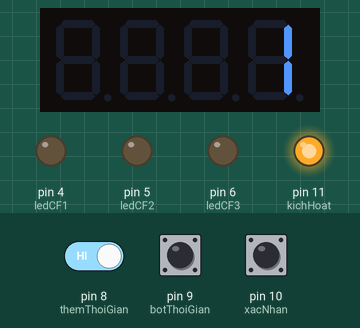
Recording of a sketch running on a simulated Arduino Uno, built with avr-gcc and run on an emulated ATmega328P. Shown: 4-digit seven-segment display, output pins drawn as LEDs (lit = HIGH). Inputs (shaded band) come from the test bench; at power-on: pin 9 (botThoiGian) HIGH, pin 8 (themThoiGian) HIGH, pin 10 (xacNhan) HIGH. What the sketch prints to the serial monitor is not drawn.

Above: at 1.2 s.
1.3 s: pin 9 (botThoiGian) pulled LOW for 0.15 s
At 1.9 s:
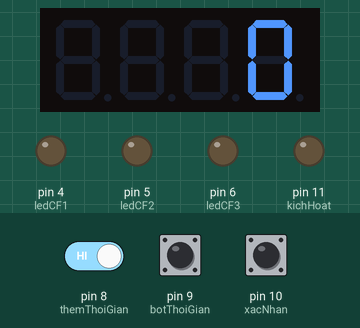
2.9 s: pin 8 (themThoiGian) driven LOW
At 4.0 s:
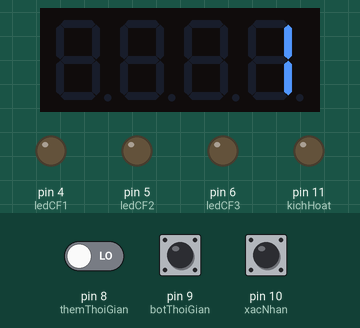
Timing chart, 0 to 5.9 s (numbered marks = the images above; inputs shaded):
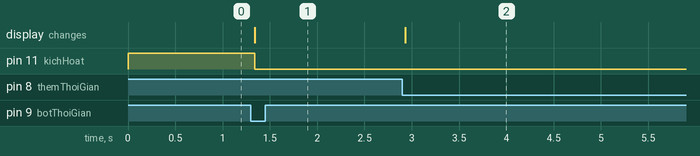

Measured:
- after the input at 1.3 s, pin 11 (kichHoat): HIGH → LOW at once; the display: changes at once (image 1)
- after the input at 2.9 s, the display: changes at once (image 2)

The sketch:

timerIgniterV1.ino
```cpp
//Project Nâng Cấp Độ An Toàn Của Pháo Hoa Z121


#include <TM1637Display.h>

//=================KHÁI BÁO CHÂN CẮM======================================================================

//màn hình led
const int CLK_PIN = 2; // Chân kết nối Clock
const int DIO_PIN = 3; // Chân kết nối Data
TM1637Display display(CLK_PIN, DIO_PIN);
//đèn xác nhận kích cháy
const int ledCF1 = 4; //led màu xanh sáng khi nhấn nút demNguoc 3 lần
const int ledCF2 = 5; //led màu vàng sáng khi nhấn nút demNguoc 6 lần
const int ledCF3 = 6; //led màu đỏ sáng khi nhấn nút demNguoc 9 lần

//nút nhấn
const int demNguoc = 7;
const int themThoiGian = 8; //nút thêm thời gian đếm ngược
const int botThoiGian = 9; //Nut giảm thời gian đếm ngược
const int xacNhan = 10; //Nút xác nhận thời gian đếm ngược và hủy xác nhận nếu nút demNguoc chưa được nhấn 9 lần
//khi nhan nút này thì số phút tăng giảm lúc nãy sẽ nhân với 60 để đổi thành giây, nhấn một lần nữa sẽ đổi thành phút

//relay
const int kichHoat = 11; //relay kết nối pin 9V với kíp kích cháy

//====================KHAI BÁO CÁC BIẾN SỐ========================================================

int trangThai = 0;
int soTrangThai = 0;

int trangThaiHai = 0;
int soTrangThaiHai = 0;

int trangThaiBa = 0;
int soTrangThaiBa = 0;

int trangThaiBon = 0;
int soTrangThaiBon = 0;

int soTrenLed = 1;

int trangThaiXacNhan = 2;

int soKichHoat = 0;

//================================================================================================

void setup() {
  pinMode(demNguoc, INPUT);
  pinMode(themThoiGian, INPUT);
  pinMode(botThoiGian, INPUT);
  pinMode(xacNhan, INPUT);
  pinMode(kichHoat, OUTPUT);
  digitalWrite(kichHoat, 1);
  display.setBrightness(0x0f); // Điều chỉnh độ sáng, giá trị từ 0x00 đến 0x0f

  pinMode(ledCF1, OUTPUT);
  pinMode(ledCF2, OUTPUT);
  pinMode(ledCF3, OUTPUT);

  Serial.begin(9600);

}

//================================================================================================

void nutTangThoiGian() {
  trangThai = digitalRead(themThoiGian);

  if (trangThai == 0 && soTrangThai == 0) {
    soTrenLed++;
    soTrangThai = 1;
  }

  if (trangThai == 1 && soTrangThai == 1) {
    soTrangThai = 0;
  }
}

void nutGiamThoiGian() {
  trangThaiHai = digitalRead(botThoiGian);
  if (soTrenLed > 0) {
    if (trangThaiHai == 0 && soTrangThaiHai == 0) {
      soTrenLed--;
      soTrangThaiHai = 1;
    }

    if (trangThaiHai == 1 && soTrangThaiHai == 1) {
      soTrangThaiHai = 0;
    }
  }
}

void nutXacNhan() {
  trangThaiBa = digitalRead(xacNhan);

  if (trangThaiBa == 0 && soTrangThaiBa == 0) {
    trangThaiXacNhan++;
    soTrangThaiBa = 1;
  }

  if (trangThaiBa == 1 && soTrangThaiBa == 1) {
    soTrangThaiBa = 0;
  }

  if (trangThaiXacNhan == 4) {
    soTrenLed = soTrenLed * 60;
    trangThaiXacNhan++;
  }

}

void nutKichHoat() {
  if (trangThaiXacNhan > 4) {
    trangThaiBon = digitalRead(demNguoc);

    if (trangThaiBon == 0 && soTrangThaiBon == 0) {
      soKichHoat++;
      soTrangThaiBon = 1;
    }

    if (trangThaiBon == 1 && soTrangThaiBon == 1) {
      soTrangThaiBon = 0;
    }

    if (soKichHoat >= 3) {
      digitalWrite(ledCF1, 1);
    }
    if (soKichHoat >= 6) {
      digitalWrite(ledCF2, 1);
    }
    if (soKichHoat >= 9) {
      digitalWrite(ledCF3, 1);
    }

  }
}


//==============================================================================

void loop() {

  nutTangThoiGian();
  nutKichHoat();
  nutGiamThoiGian();
  nutXacNhan();

  if (soKichHoat >= 9 && soKichHoat > 0) {
    for (int i = soTrenLed; i > 0; i--) {
      soTrenLed--;
      delay(1000);
      display.showNumberDec(soTrenLed);
    }
  } else {
    display.showNumberDec(soTrenLed);
  }

  if (soTrenLed == 0) {
    digitalWrite(kichHoat, 0);
  }

  Serial.println(soKichHoat);

}
```
